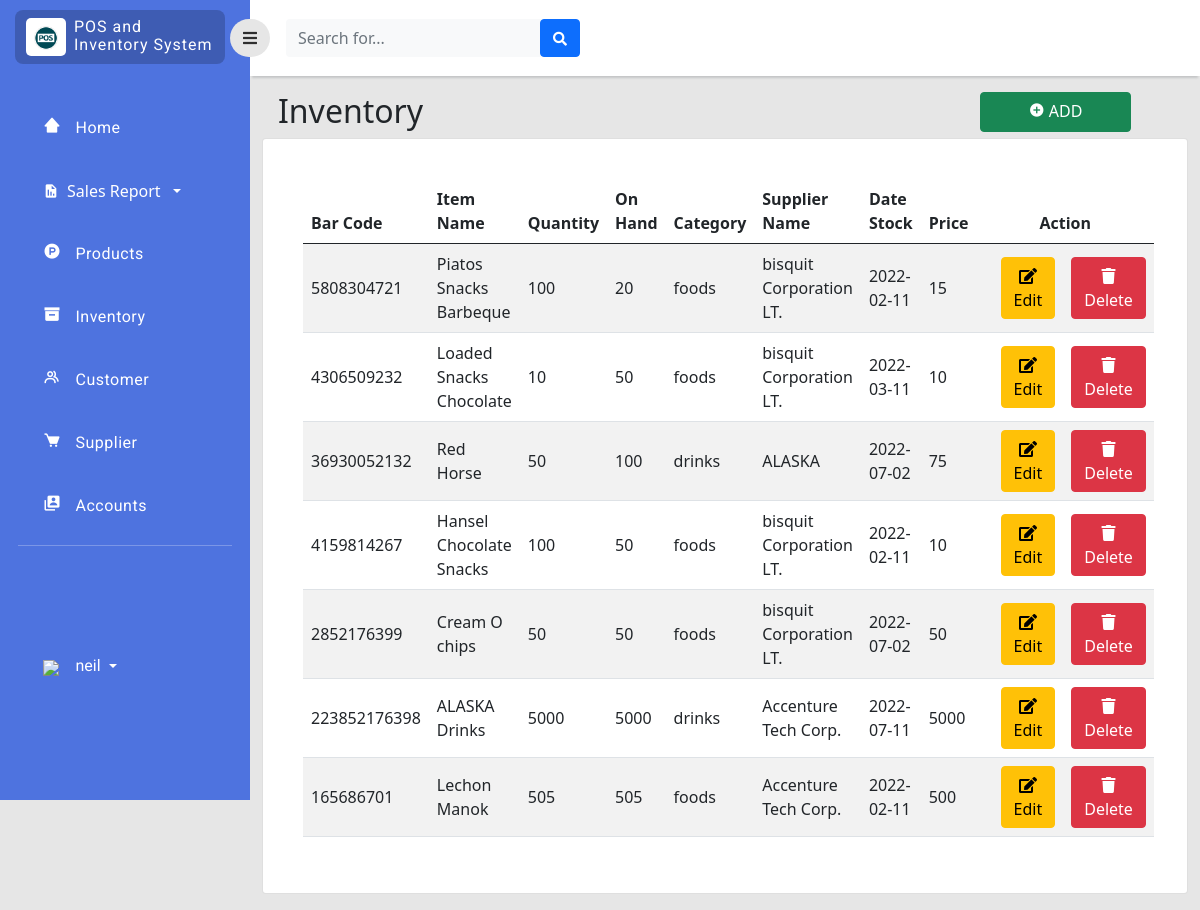
Page /php/inventory.php (signed in) on the earlier database version.
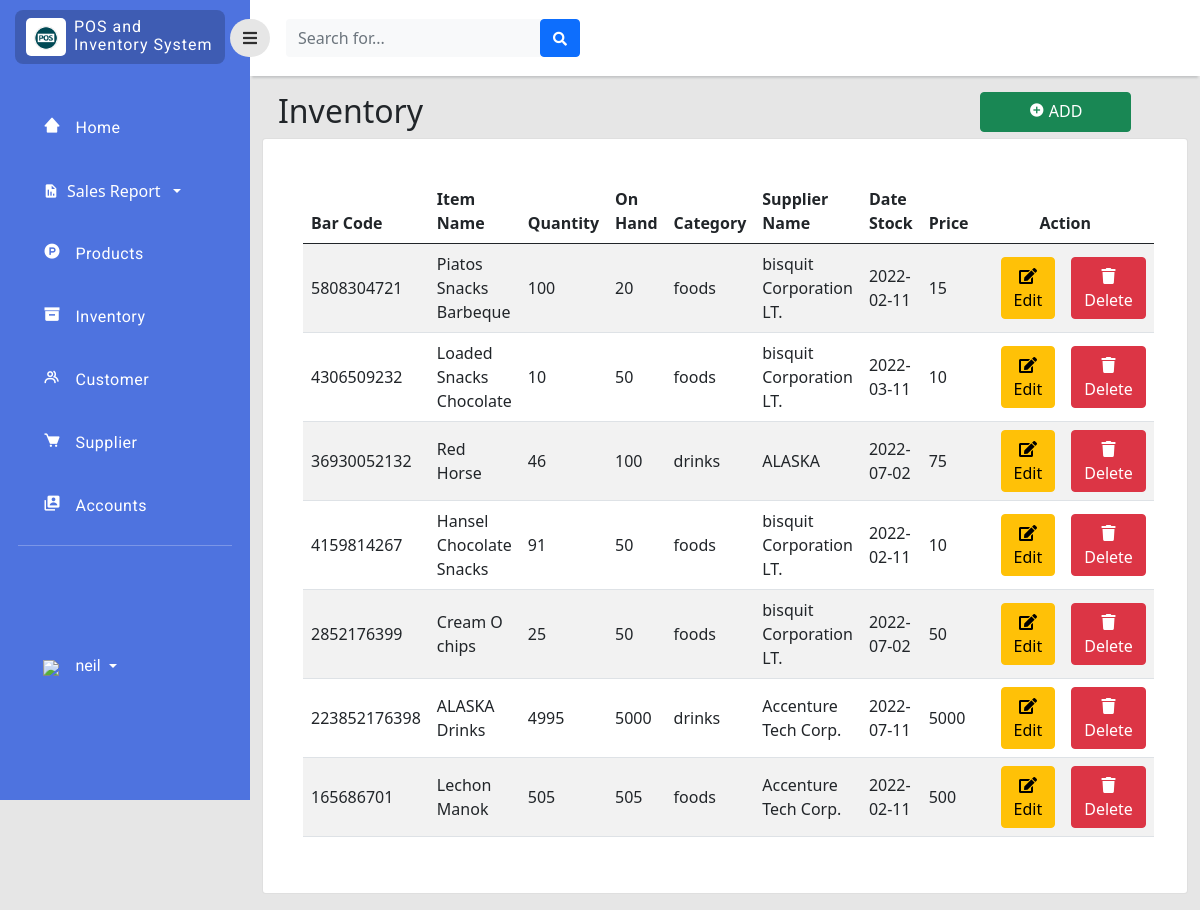
Same page on the later database version.
### tables this page shows
CREATE TABLE `inventory` (
  `item_id` bigint(11) NOT NULL,
  `bar_code` bigint(11) NOT NULL,
  `item_name` varchar(255) NOT NULL,
  `quantity` int(11) NOT NULL,
  `price` double NOT NULL,
  `profit` double NOT NULL,
  `on_hand` int(11) NOT NULL,
  `category_id` int(11) NOT NULL,
  `supplier_id` int(11) NOT NULL,
  `stock_in` date NOT NULL
);

CREATE TABLE `category` (
  `category_id` int(11) NOT NULL,
  `category_name` enum('foods','drinks') NOT NULL
);

CREATE TABLE `supplier` (
  `supplier_id` int(11) NOT NULL,
  `company_name` varchar(255) NOT NULL,
  `location_id` int(255) NOT NULL,
  `phone_no` int(11) NOT NULL
);

### php/inventory.php (the view, shortened to what the changed rows need)
<?php
include 'connection.php';
?>
<!doctype html>
<html lang="en">
  <head>
    <link href="https://cdn.jsdelivr.net/npm/bootstrap@5.0.2/dist/css/bootstrap.min.css" rel="stylesheet"
>
    <link rel="stylesheet" type="text/css" href="../style/dash.css">
    <link
      href="https://cdnjs.cloudflare.com/ajax/libs/font-awesome/5.15.1/css/all.min.css"
      rel="stylesheet"
    />
    <link href='https://unpkg.com/boxicons@2.1.2/css/boxicons.min.css' rel='stylesheet'>
    </head>
    <body>
    <div class="page">
        <div class="content">
            <div class="col py-3 d-flex justify-content-center overflow-auto">
                 <div class="container-fluid">
                <div class="row">
                        <div class="col d-flex justify-content">
                            <br>
                            <div class="w-50">
                                <h2 class="text-dark text-start ps-3 ">Inventory </h2>
                            </div>
                        </div>
                    </div>
                    <div class="row">
                        <div class="col ">
                            <div class="card">
                                <div class="card-body rounded-3 m-4 table-responsive-sm">
                                    <table class="table table-striped align-middle" id="InventoryTab">
                                        <thead>
                                            <tr>
                                                <th scope="col">Bar Code</th>
                                                <th scope="col">Item Name</th>
                                                <th scope="col">Quantity</th>
                                                <th scope="col">On Hand</th>
                                                <th scope="col">Category</th>
                                                <th scope="col">Supplier Name</th>
                                                <th scope="col">Date Stock</th>
                                                <th scope="col">Price</th>
                                                <th scope="col" style="text-align: center;">Action</th>
                                            </tr>
                                        </thead>
                                        <tbody>
                                            <?php
                                            $query_run = mysqli_query($con,"SELECT * FROM inventory");
                                            $sql_run = mysqli_query($con,"SELECT * FROM category,inventory WHERE(category.category_id=inventory.category_id)");
                                            $sup_run = mysqli_query($con,"SELECT * FROM supplier,inventory WHERE(supplier.supplier_id=inventory.supplier_id)");
                                            while ($row=mysqli_fetch_assoc($query_run) AND $rows=mysqli_fetch_assoc($sql_run) AND $raw=mysqli_fetch_assoc($sup_run)) { ?>
                                            <tr>
                                                <td><?php echo $row['bar_code'];  ?></td>
                                                <td><?php echo $row['item_name'];  ?></td>
                                                <td ><?php echo $row['quantity'];  ?></td>
                                                <td><?php echo $row['on_hand'];  ?></td>
                                                <td ><?php echo $rows['category_name'];  ?></td>
                                                <td><?php echo $raw['company_name'];  ?></td>
                                                <td><?php echo $row['stock_in'];  ?></td>
                                                <td ><?php echo $row['price'];  ?></td>
                                                <td>
                                                    <div class="d-flex flex-row justify-content-center">
                                                        <button class="btn btn-warning editbtn mx-3" data-toggle="modal" type="button"><i class="fas fa-edit" data-toggle="tooltip" title="edit"></i>Edit</button>
                                                        <button class="btn btn-danger deletebtn" data-toggle="modal" type="button"><i class="fas fa-trash" data-toggle="tooltip" title="edit"></i>Delete</button>
                                                </td>
                                            </tr>
                                        <?php }  ?>
                                        </tbody>
                                    </table>
                                </div>
                            </div>
                        </div>
                    </div>
                </div>
            </div>
        </div>
    </div>
</body>
</html>

Differences in the rows shown:
changed inventory "Red Horse": quantity "50" → "46"
changed inventory "Hansel Chocolate Snacks": quantity "100" → "91"
changed inventory "Cream O chips": quantity "50" → "25"
changed inventory "ALASKA Drinks": quantity "5000" → "4995"
